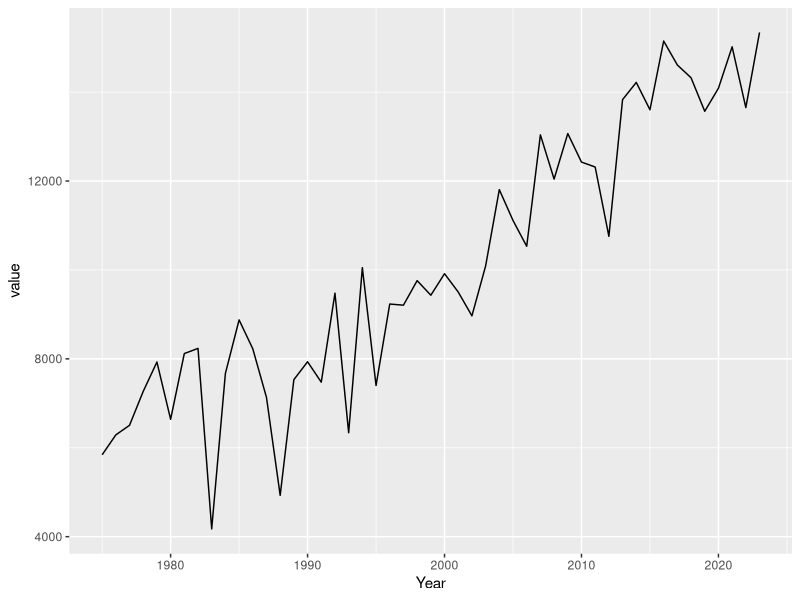

Generate this figure with R: (Note: this script raises an error after producing the figure.)
## ---- chunk 1
#Loading libraries
library(ggplot2)
library(reshape2)
library(readr)
library(dplyr)

## ---- chunk 2
#Load the commodity dataset
HGP <- read.csv("Feed Grains Yearbook Tables-All Years.csv")

## ---- chunk 3
str(HGP)

summary(HGP)

head(HGP)

NewNames <- c("variable","Year","Planted.Acres","Harvested.Acres","value","Yield","Farm.Price","1","2")

names(HGP) <- NewNames

## ---- chunk 4
#Removing  unnecessary information

HGP = subset(HGP, select = -c(3,4,6,7,8,9) )

HGP$Year <- gsub("/.*", "", HGP$Year)

HGP = filter(HGP, Year > 1974)

HGP = filter(HGP, variable == 'Corn')

HGP$Year <- as.numeric(substring(HGP$Year, 1, 4))
HGP$value <- as.numeric(gsub(",", "", HGP$value))

head(HGP)
## ---- chunk 5
#plotting commodity prices over the years
ggplot(HGP, aes(x = Year, y = value))+
  geom_line()
## ---- chunk 6
#Merging datasets

Corn.Production = bind_rows(HGP, melted_data)

Corn_Production_Cheese <- bind_rows(HGP, melted_data_cheese)
Corn_Production_Dry <- bind_rows(HGP, melted_data_dry_products)
Corn_Production_Evaporated <- bind_rows(HGP, melted_data_Evaporated_Condensed_Milk)
Corn_Production_Frozen <- bind_rows(HGP, melted_data_Frozen_products)
## ---- chunk 7
#Creating graphs for Corn Production
ggplot(Corn_Production_Cheese, aes(x = Year, y = log(value) , color = variable)) +
  geom_step()+
  theme(axis.text.x = element_text(angle = 90, hjust = 1, vjust = 0.5))+
  labs(title = "Relation of Corn Production and Cheese consumption")
ggsave("Corn_Production_Cheese.jpeg")

ggplot(Corn_Production_Dry, aes(x = Year, y = log(value) , color = variable)) +
  geom_step()+
  theme(axis.text.x = element_text(angle = 90, hjust = 1, vjust = 0.5))+
  labs(title = "Relation of Corn Production and Dry products consumption")
ggsave("Corn_Production_Dry.jpeg")

ggplot(Corn_Production_Evaporated, aes(x = Year, y = log(value) , color = variable)) +
  geom_step()+
  theme(axis.text.x = element_text(angle = 90, hjust = 1, vjust = 0.5))+
  labs(title = "Relation of Corn Production and Evaporated and Condensed milk consumption")
ggsave("Corn_Production_Evaporated.jpeg")

ggplot(Corn_Production_Frozen, aes(x = Year, y = log(value) , color = variable)) +
  geom_step()+
  theme(axis.text.x = element_text(angle = 90, hjust = 1, vjust = 0.5))+
  labs(title = "Relation of Corn Production and Frozen products consumption")
ggsave("Corn_Production_Frozen.jpeg")

## ---- chunk 8
#Loading in Milk Production Factors

MPF <- read.csv("annualmilkprodfactors.csv")
